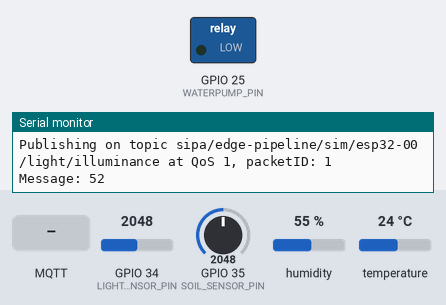
A program run on a simulated ESP32. Parts: switched loads named in the program (green lamp = pin HIGH), the last lines printed to the serial monitor. The inputs (shaded band) are chosen by the test bench; at power-on: GPIO 34 (LIGHT_SENSOR_PIN) = 2048, GPIO 35 (SOIL_SENSOR_PIN) = 2048, humidity 55 %, temperature 24 °C. WiFi joins after 1.5 s; servers stay silent unless stated; no MQTT or app messages arrive unless stated.

Above: at 2.7 s.
2.8 s: MQTT message "on" arrives on the first subscribed topic
At 4.0 s:
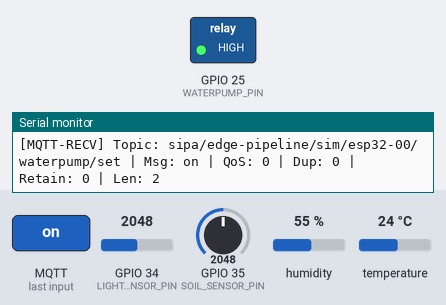
4.3 s: MQTT message "off" arrives on the first subscribed topic
At 5.3 s:
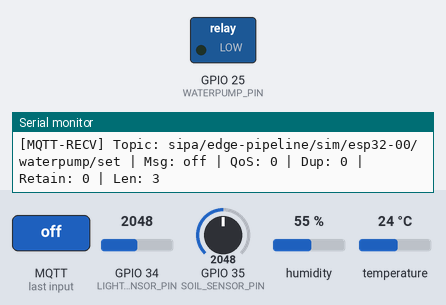
Timing chart, 0 to 7.3 s (numbered marks = the images above; inputs shaded):
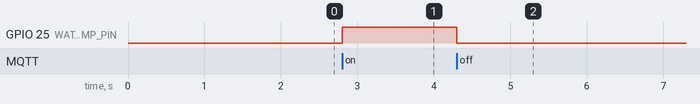

Measured:
- after the input at 2.8 s, GPIO 25 (WATERPUMP_PIN): LOW → HIGH at once
- after the input at 4.3 s, GPIO 25 (WATERPUMP_PIN): HIGH → LOW at once

The program:

main.cpp
```cpp
/**
 * @file    main.cpp
 * @brief   ESP32 IoT edge node for the SIPA monitoring system.
 *
 * Reads temperature and humidity from a DHT22 sensor and publishes the
 * values to an MQTT broker at a fixed interval. Subscribes to a command
 * topic to control a water pump actuator. Designed to feed data into a
 * Node-RED dashboard for visualization and control.
 *
 * Hardware:
 *   - Board  : ESP32
 *   - Sensor : DHT22  (GPIO 4)
 *   - Actuator: Water pump relay (GPIO 22)
 *   - Status LED (GPIO 2, built-in)
 *
 * MQTT Topics:
 *   Publish  : sipa/edge-pipeline/sym/dht/temp
 *   Publish  : sipa/edge-pipeline/sym/dht/hum
 *   Subscribe: sipa/edge-pipeline/sym/waterpump  ("on" | "off")
 *
 * Dependencies:
 *   - AsyncMqttClient  https://github.com/marvinroger/async-mqtt-client
 *   - DHT sensor library (Adafruit)
 *   - ESP32 Arduino core (FreeRTOS timers included)
 */
// TODO: Implement automated water pump control logic based on soil moisture and temperature thresholds.
#include <Arduino.h>
#include <WiFi.h>
extern "C" {
#include "freertos/FreeRTOS.h"
#include "freertos/timers.h"
}
#include <AsyncMqttClient.h>

#include "DHT.h"
#include "config/config.h"

// Actuators
static const uint8_t WATERPUMP_PIN = 25;

AsyncMqttClient mqttClient;
TimerHandle_t mqttReconnectTimer;
TimerHandle_t wifiReconnectTimer;

// Objects initializer
DHT dht(DHT_PIN, DHTTYPE);
// raw ADC reading for soil sensor max and min
#define SOIL_DRY_VALUE 3200
#define SOIL_WET_VALUE 1200
// raw ADC reading for light sensor max and min
#define NIGHT_LIGHT_VALUE 4095
#define SUN_LIGHT_VALUE 200

void connectToWifi() {
  Serial.printf("Connecting to %s \r\n", WIFI_SSID);
  WiFi.begin(WIFI_SSID, WIFI_PASSWORD);
  while (WiFi.status() != WL_CONNECTED) {
    delay(500);
    Serial.print(".");
  }
}

void connectToMqtt() {
  Serial.println("Connecting to MQTT...");
  mqttClient.connect();
}

void WiFiEvent(WiFiEvent_t event) {
  switch (event) {
    case ARDUINO_EVENT_WIFI_STA_GOT_IP:
      Serial.println("WiFi connected");
      Serial.printf("IP address: %s\r\n", WiFi.localIP().toString().c_str());
      connectToMqtt();
      break;
    case ARDUINO_EVENT_WIFI_STA_DISCONNECTED:
      Serial.println("WiFi lost connection");
      xTimerStop(mqttReconnectTimer, 0);  // ensure we don't reconnect to MQTT while reconnecting to Wi-Fi
      xTimerStart(wifiReconnectTimer, 0);
      break;
  }
}

void onMqttConnect(bool sessionPresent) {
  Serial.println("Connected to MQTT.");
  Serial.print("Session present: ");
  Serial.println(sessionPresent);

  // ESP subscribed to topic waterpump
  uint16_t packetIdSub2 = mqttClient.subscribe(MQTT_SUB_WATERPUMP, 0);
  Serial.printf("[MQTT] Subscribing at %s QoS 0, Id %i\r\n", MQTT_SUB_WATERPUMP, packetIdSub2);
}

void onMqttDisconnect(AsyncMqttClientDisconnectReason reason) {
  Serial.println("Disconnected from MQTT.");
  if (WiFi.isConnected()) {
    xTimerStart(mqttReconnectTimer, 0);
  }
}

/**
 * @brief Callback que se ejecuta al recibir un mensaje del broker MQTT
 * Evalúa el tópico y acciona la bomba de agua si corresponde.
 */
void onMqttMessage(char* topic, char* payload, AsyncMqttClientMessageProperties properties, size_t len, size_t index,
                   size_t total) {
  String messageTemp;
  for (int i = 0; i < len; i++) {
    // Serial.print((char)payload[i]);
    messageTemp += (char)payload[i];
  }
  // Check if the MQTT message was received on topic WaterPump
  if (strcmp(topic, MQTT_SUB_WATERPUMP) == 0) {
    Serial.println(messageTemp);
    if (messageTemp == "on") {
      digitalWrite(WATERPUMP_PIN, HIGH);
    }
    if (messageTemp == "off") {
      digitalWrite(WATERPUMP_PIN, LOW);
    }
  }
  Serial.printf("[MQTT-RECV] Topic: %s | Msg: %s | QoS: %d | Dup: %d | Retain: %d | Len: %d\r\n", topic,
                messageTemp.c_str(), properties.qos, properties.dup, properties.retain, len);
}

int soil_readPercent() {
  int raw = analogRead(SOIL_SENSOR_PIN);

  // Clamp to calibrated range to avoid out-of-bound percentages.
  raw = constrain(raw, SOIL_WET_VALUE, SOIL_DRY_VALUE);

  // Map: DRY (high ADC) → 0%, WET (low ADC) → 100%
  return map(raw, SOIL_DRY_VALUE, SOIL_WET_VALUE, 0, 100);
}

int light_readPercent() {
  int raw = analogRead(LIGHT_SENSOR_PIN);

  // Clamp to calibrated range to avoid out-of-bound percentages.
  raw = constrain(raw, SUN_LIGHT_VALUE, NIGHT_LIGHT_VALUE);

  // Map: NIGHT (high ADC) → 0%, SUNNY (low ADC) → 100%
  return map(raw, NIGHT_LIGHT_VALUE, SUN_LIGHT_VALUE, 0, 100);
}

// Variables
float dht_temp, dht_hum;
int soil_hum, light_level;
unsigned long previousMillis = 0;  // Stores last time temperature was published
const long interval = 2000;        // Interval at which to publish sensor readings

void setup() {
  Serial.begin(115200);
  Serial.println();
  WiFi.onEvent(WiFiEvent);
  mqttClient.onConnect(onMqttConnect);
  mqttClient.onDisconnect(onMqttDisconnect);
  mqttClient.onMessage(onMqttMessage);
  mqttClient.setServer(MQTT_HOST, MQTT_PORT);
  // If your broker requires authentication (username and password), set them below
  // mqttClient.setCredentials(MQTT_USERNAME, MQTT_PASSWORD);
  connectToWifi();
  dht.begin();
  pinMode(SOIL_SENSOR_PIN, INPUT);
  pinMode(LIGHT_SENSOR_PIN, INPUT);
  pinMode(WATERPUMP_PIN, OUTPUT);
  digitalWrite(WATERPUMP_PIN, LOW);
}

void loop() {
  unsigned long currentMillis = millis();
  // Every X number of seconds (interval = 10 seconds)
  // it publishes a new MQTT message
  if (currentMillis - previousMillis >= interval) {
    // Save the last time a new reading was published
    previousMillis = currentMillis;
    // Read temperature as Celsius, humidity and enviroment metrics
    dht_hum = dht.readHumidity();
    dht_temp = dht.readTemperature();
    soil_hum = soil_readPercent();
    light_level = light_readPercent();

    // Check if any reads failed and exit early (to try again).
    if (isnan(dht_temp) || isnan(dht_hum)) {
      Serial.println("[ERROR] Failed to read from DHT sensor!");
      return;
    }

    // Publish an MQTT message on topic sipa/edge-pipeline/sym/dht/temperature
    uint16_t dht_temp_packetID = mqttClient.publish(MQTT_PUB_DHT_TEMP, 1, true, String(dht_temp).c_str());
    Serial.printf("Publishing on topic %s at QoS 1, packetID: %i \r\n", MQTT_PUB_DHT_TEMP, dht_temp_packetID);
    Serial.printf("Message: %.2f \r\n", dht_temp);

    // Publish an MQTT message on topic sipa/edge-pipeline/sym/dht/humidity
    uint16_t dht_hum_packetID = mqttClient.publish(MQTT_PUB_DHT_HUM, 1, true, String(dht_hum).c_str());
    Serial.printf("Publishing on topic %s at QoS 1, packetID: %i \r\n", MQTT_PUB_DHT_HUM, dht_hum_packetID);
    Serial.printf("Message: %.2f \r\n", dht_hum);

    // Publish an MQTT message on topic sipa/edge-pipeline/sym/soil/hum
    uint16_t soil_hum_packetID = mqttClient.publish(MQTT_PUB_SOIL_HUM, 1, true, String(soil_hum).c_str());
    Serial.printf("Publishing on topic %s at QoS 1, packetID: %i \r\n", MQTT_PUB_SOIL_HUM, soil_hum_packetID);
    Serial.printf("Message: %d \r\n", soil_hum);

    // Publish an MQTT message on topic sipa/edge-pipeline/sym/light
    uint16_t light_level_packetID = mqttClient.publish(MQTT_PUB_LIGHT_LEVEL, 1, true, String(light_level).c_str());
    Serial.printf("Publishing on topic %s at QoS 1, packetID: %i \r\n", MQTT_PUB_LIGHT_LEVEL, light_level_packetID);
    Serial.printf("Message: %d \r\n", light_level);
  }
}
```

config.h
```cpp
#pragma once
#include <Arduino.h>

#if defined(DEVICE_SIM)
  #include "config_sim.h"
#elif defined(DEVICE_HW)
  #include "config_hw.h"
#else
  #error "No build environment defined. Use -D DEVICE_SIM or -D DEVICE_HW."
#endif

// Sensors
static constexpr uint8_t DHT_PIN = 18;
#define DHTTYPE DHT22
static constexpr uint8_t LIGHT_SENSOR_PIN = 34;
static constexpr uint8_t SOIL_SENSOR_PIN = 35;
```

config_sim.h
```cpp
#pragma once
#include <Arduino.h>

// WIFI Conection
#define WIFI_SSID "Wokwi-GUEST"
#define WIFI_PASSWORD ""

// MQTT Mosquitto Broker
#define MQTT_HOST "broker.emqx.io"
#define MQTT_PORT 1883

// MQTT Suscribe topics
static const char* MQTT_SUB_WATERPUMP = "sipa/edge-pipeline/sim/esp32-00/waterpump/set";

// MQTT publish topics
static const char* MQTT_PUB_DHT_TEMP = "sipa/edge-pipeline/sim/esp32-00/dht/temp";
static const char* MQTT_PUB_DHT_HUM = "sipa/edge-pipeline/sim/esp32-00/dht/hum";
static const char* MQTT_PUB_SOIL_HUM = "sipa/edge-pipeline/sim/esp32-00/soil/moisture";
static const char* MQTT_PUB_LIGHT_LEVEL = "sipa/edge-pipeline/sim/esp32-00/light/illuminance";
```
